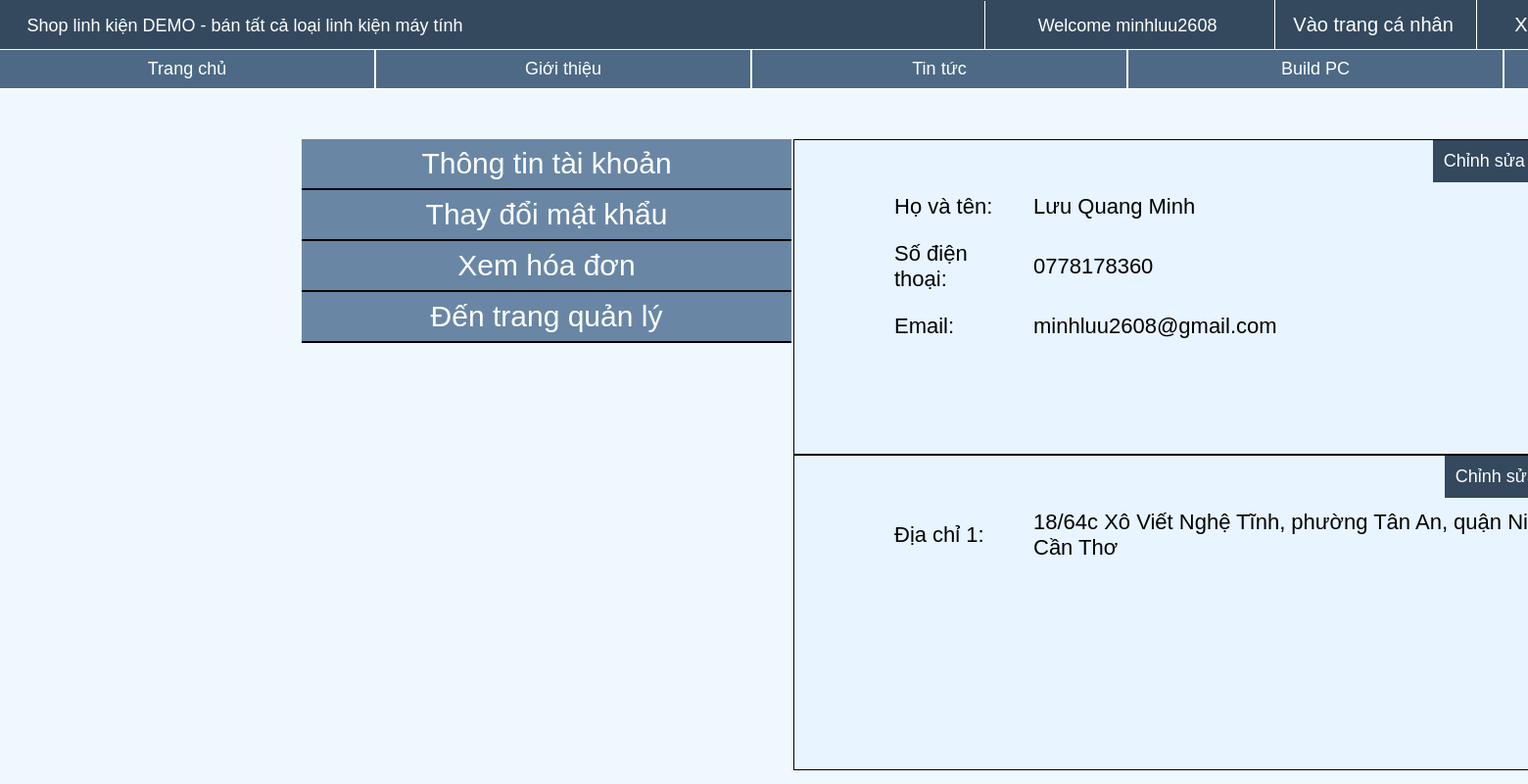
Before: /MainPage/ManagePage.php (signed in) with the older database file.
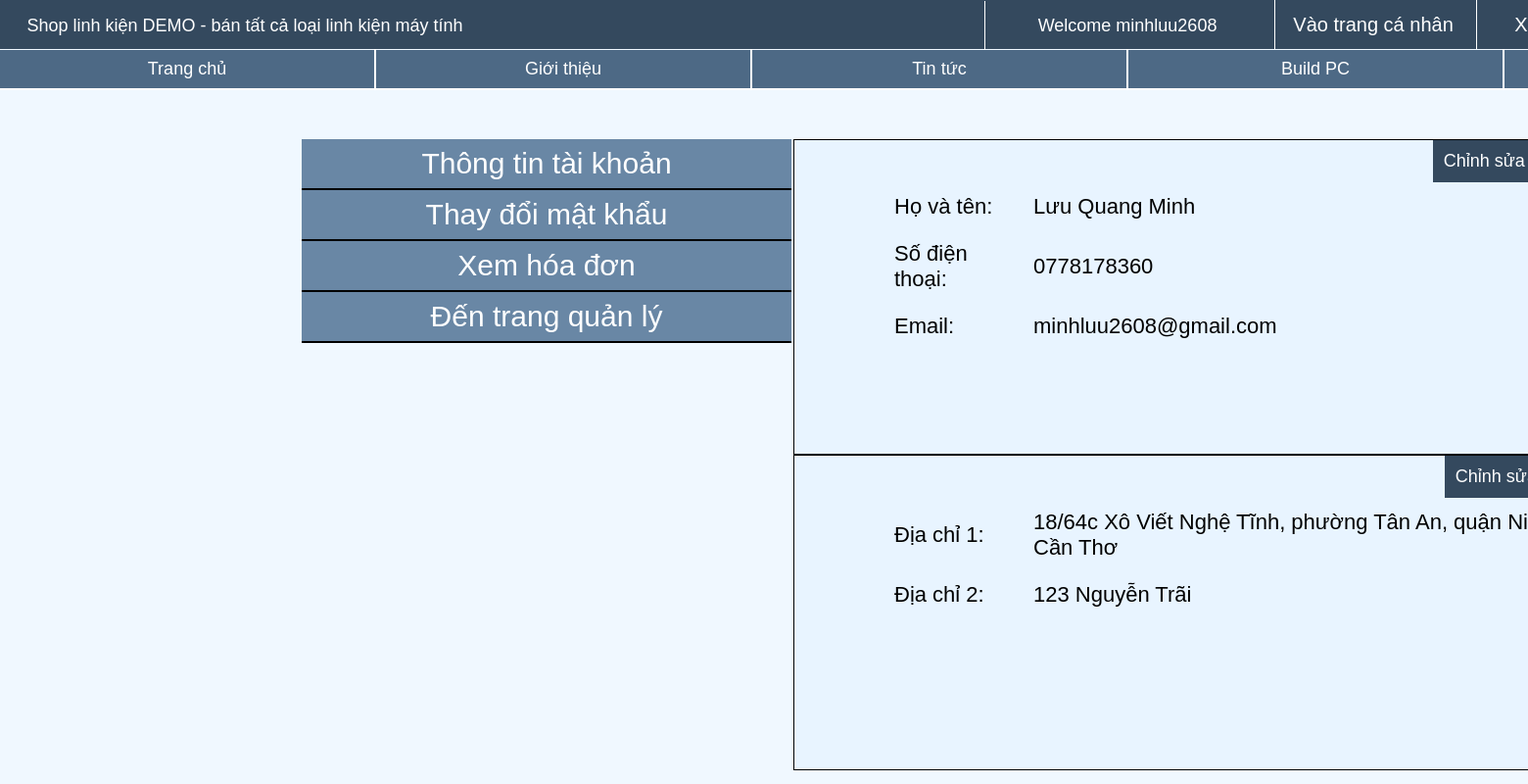
After: the same page with the newer database file.
### tables this page shows
CREATE TABLE `address_user` (
  `ID_User` int(11) NOT NULL,
  `Diachi` varchar(500) DEFAULT NULL
);

### MainPage/HTMLprocess.php (the view, shortened to what this page needs)
<?php
	function getThongTinSPAt($data, $index, $rowName){
		return $data[$index][$rowName];
	}
	function showUserInfo(){
		$connect = connectDB();
		$query = "Select * from info_user where id_user = '".$_SESSION['id_user']."'";
		$result = mysqli_query($connect, $query);
		$data = array();
		while($row = mysqli_fetch_array($result, 1)){
			$data[] = $row;
		}
		$current_index = 0;
		$query = "Select * from address_user where id_user = '".$_SESSION['id_user']."'";
		$result = mysqli_query($connect, $query);
		$address = array();
		while($row = mysqli_fetch_array($result, 1)){
			$address[] = $row;
		}
		echo '
			<div class="thong_tin_form">
			<div class="thong_tin">
				<div class="div_edit_status">
		';
		if(!isset($_GET['edit_info_status']) || $_GET['edit_info_status'] == 'false'){
			echo '<a href="ManagePage.php?edit_info_status=true">Chỉnh sửa thông tin cá nhân </a>';
		}
		else{
			echo '<a href="ManagePage.php?edit_info_status=false">Hủy trạng thái chỉnh sửa </a>';
		}
		echo '</div>';
		echo '<form method="POST" action="Edit_Info_Process.php" class="frmUserInfo">';
		if(!isset($_GET['edit_info_status']) || $_GET['edit_info_status'] == 'false'){
			echo '
				<table class="tblRegister">
					<tr>
						<td class="title">Họ và tên: </td>
						<td class="info">'.getThongTinSPAt($data, $current_index, "Hoten_User").'</td>
					</tr>
					<tr>
						<td class="title">Số điện thoại: </td>
						<td class="info">'.getThongTinSPAt($data, $current_index, "SoDT_User").'</td>
					</tr>
					<tr>
						<td class="title">Email: </td>
						<td class="info">'.getThongTinSPAt($data, $current_index, "Email_User").'</td>
					</tr>
				</table>
			';
		}
		echo '
				</form>
			</div>
		';
		echo '
			<div class="thong_tin">
				<div class="div_edit_status">
		';
		if(!isset($_GET['edit_address_status']) || $_GET['edit_address_status'] == 'false'){
			echo '<a href="">Chỉnh sửa thông tin địa chỉ </a>';
		}
		else{
			echo '<a href="ManagePage.php?edit_address_status=false">Hủy trạng thái chỉnh sửa </a>';
		}
		echo '</div>';
		echo '<form method="POST" action="Edit_Info_Process.php" class="frmUserInfo">';
		if(!isset($_GET['edit_address_status']) || $_GET['edit_address_status'] == 'false'){
			echo '
				<table class="tblRegister">
			';
			for($i=1;$i<=count($address);$i++){
				echo '
					<tr>
						<td class="title">Địa chỉ '.$i.': </td>
						<td class="info">'.getThongTinSPAt($address, ($i-1), "Diachi").'</td>
					</tr>
				';
			}
			echo '
				</table>
			';
			echo '</div>';
		}
		echo '
				</form>
			</div>
		';
	}
?>

Changed rows visible on the page:
added address_user: Diachi "123 Nguyễn Trãi"
